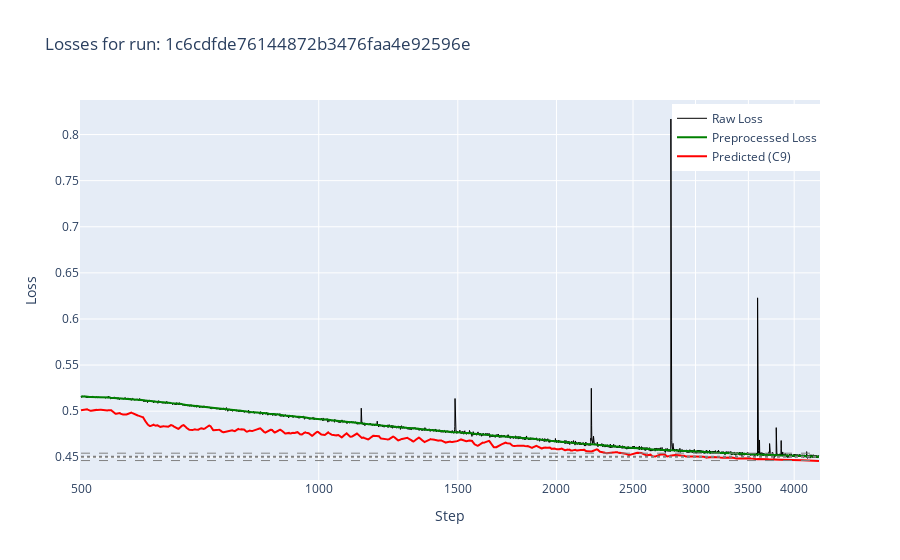

The code cell stored with this chart in its notebook:
### Code cell
from task_optimization import plot_predicted_vs_true_loss

plot_predicted_vs_true_loss(simulation_df, n_th = 1, complexity = 9, minimum_step = 500)

### Figure 1 — Plotly figure (JSON) as saved in the notebook; plotly's stock layout.template omitted (floating-point values rounded to 4 significant figures; data arrays with more than 128 entries replaced by an {"elided": "..."} marker saying what was removed)
{"data": [{"line": {"color": "black", "width": 1}, "mode": "lines", "name": "Raw Loss", "type": "scatter", "x": {"elided": "3801 int values"}, "y": {"elided": "3801 float values"}}, {"line": {"color": "green", "width": 2}, "mode": "lines", "name": "Preprocessed Loss", "type": "scatter", "x": {"elided": "3801 int values"}, "y": {"elided": "3801 float values"}}, {"line": {"color": "red", "width": 2}, "mode": "lines", "name": "Predicted (C9)", "type": "scatter", "x": {"elided": "3801 int values"}, "y": {"elided": "3801 float values"}}], "layout": {"legend": {"x": 0.8, "y": 0.99}, "shapes": [{"line": {"color": "gray", "dash": "dot", "width": 2}, "type": "line", "x0": 500, "x1": 4300, "y0": 0.4505, "y1": 0.4505}, {"line": {"color": "gray", "dash": "dash", "width": 1}, "type": "line", "x0": 500, "x1": 4300, "y0": 0.4545, "y1": 0.4545}, {"line": {"color": "gray", "dash": "dash", "width": 1}, "type": "line", "x0": 500, "x1": 4300, "y0": 0.4465, "y1": 0.4465}], "title": {"text": "Losses for run: 1c6cdfde76144872b3476faa4e92596e"}, "xaxis": {"title": {"text": "Step"}, "type": "log"}, "yaxis": {"title": {"text": "Loss"}}}}
